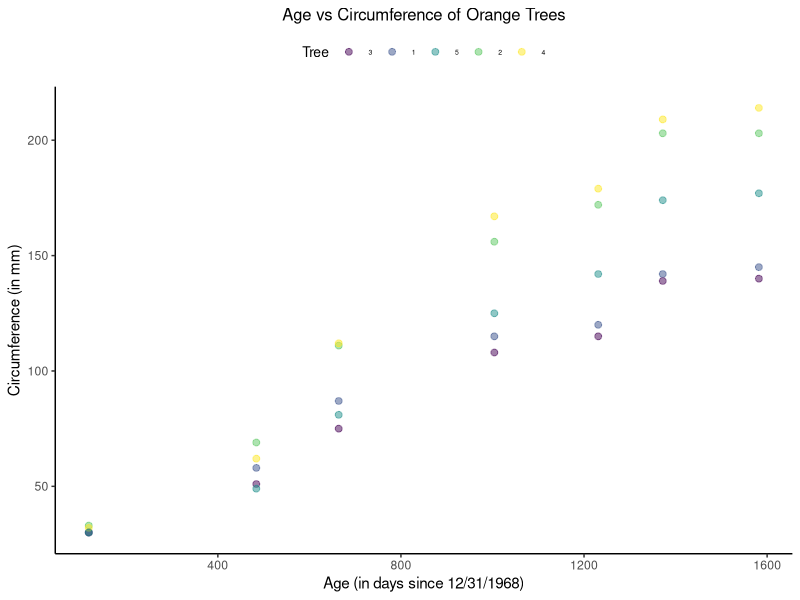
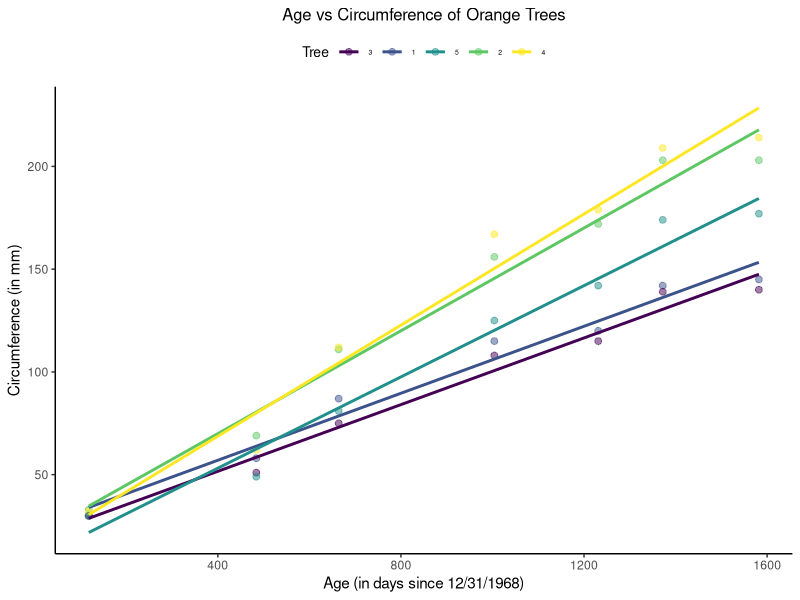
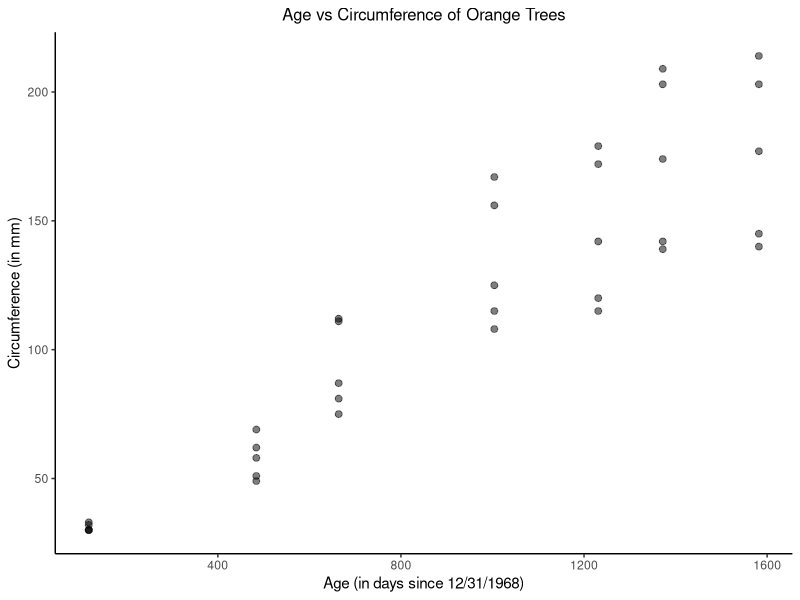
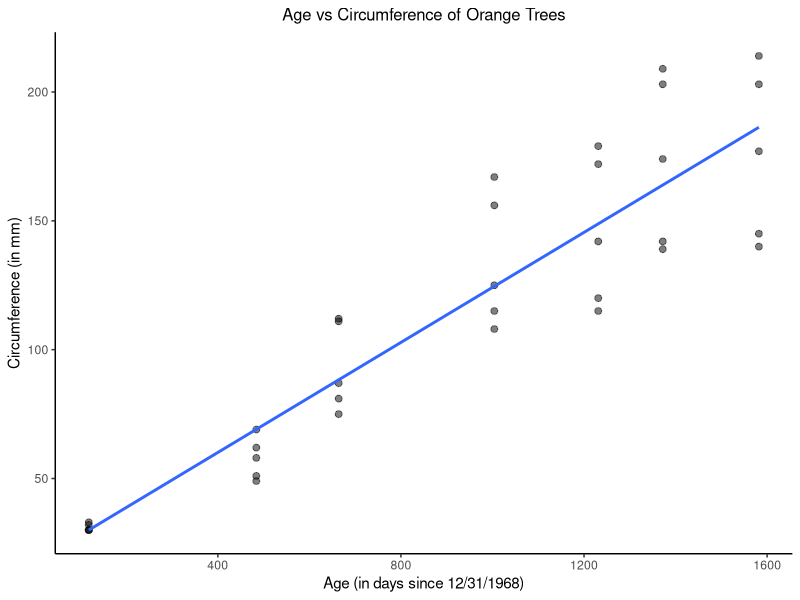
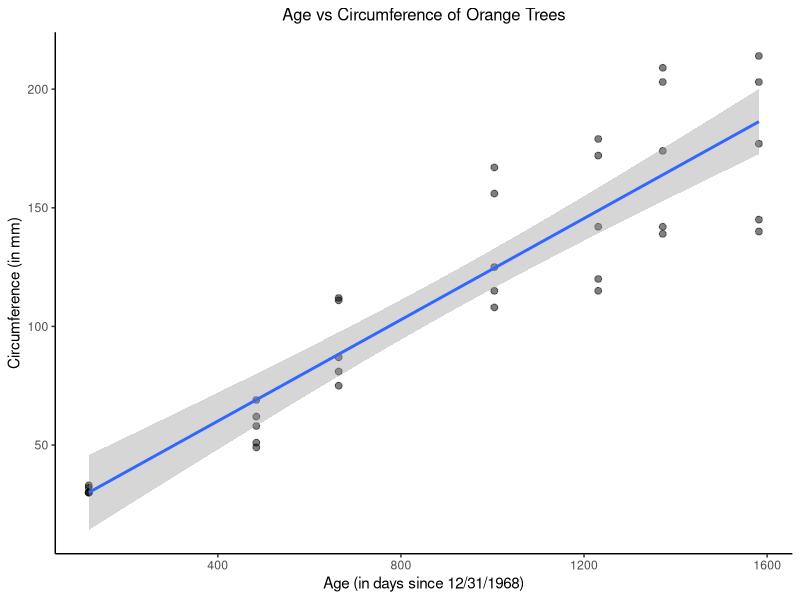
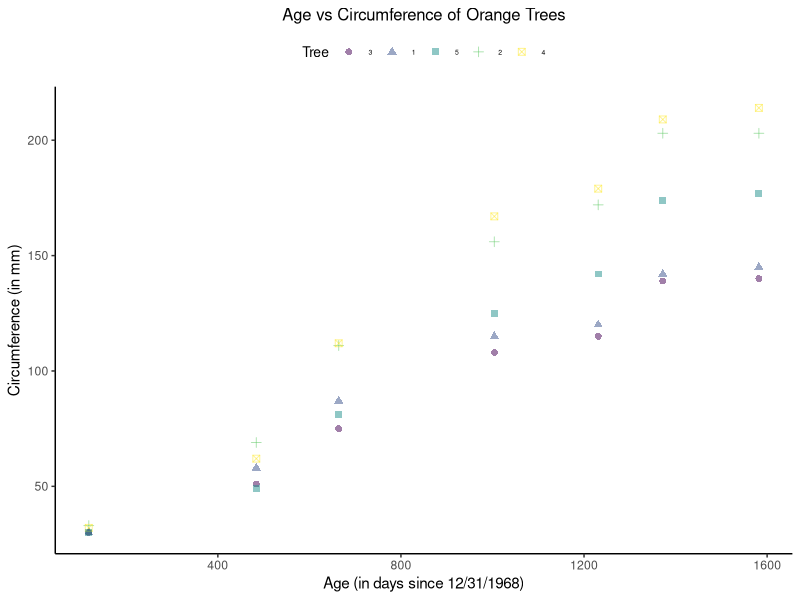
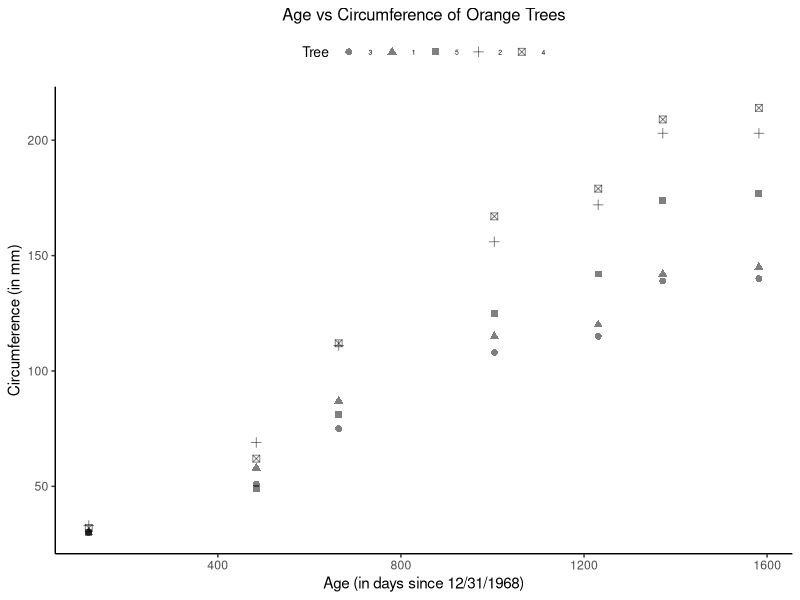

These figures' R source, in order:
## ---- chunk 1
View(Orange)
head(Orange)
summary(Orange)
## ---- chunk 2
library(ggplot2)
orange_scatter <- ggplot(data = Orange, aes(x = age, y = circumference, 
  color = Tree)) + 
  geom_point(size = 2, alpha = 0.5) + 
  theme_classic() +
  ggtitle("Age vs Circumference of Orange Trees") +
  xlab("Age (in days since 12/31/1968)") + 
  ylab("Circumference (in mm)") + 
  theme(legend.position = "top",
        plot.title = element_text(hjust = 0.5, size = 12),
        legend.title = element_text(size = 10),
        legend.text = element_text(size = 5))
print(orange_scatter)
## ---- chunk 3
library(dplyr)
Orange %>% ggplot(aes(x = age, y = circumference, color = Tree)) + 
  geom_point(size = 2, alpha = 0.5) + 
  theme_classic() +
  ggtitle("Age vs Circumference of Orange Trees") +
  xlab("Age (in days since 12/31/1968)") + 
  ylab("Circumference (in mm)") + 
  geom_smooth(method = "lm", se = F, fullrange = T, aes(color = Tree)) +
  theme(legend.position = "top",
        plot.title = element_text(hjust = 0.5, size = 12),
        legend.title = element_text(size = 10),
        legend.text = element_text(size = 5))
## ---- chunk 4
library(ggplot2)
orange_scatter <- ggplot(data = Orange, aes(x = age, y = circumference)) + 
  geom_point(size = 2, alpha = 0.5) + 
  theme_classic() +
  ggtitle("Age vs Circumference of Orange Trees") +
  xlab("Age (in days since 12/31/1968)") + 
  ylab("Circumference (in mm)") + 
  theme(legend.position = "top",
        plot.title = element_text(hjust = 0.5, size = 12),
        legend.title = element_text(size = 10),
        legend.text = element_text(size = 5))
print(orange_scatter)
## ---- chunk 5
library(dplyr)
Orange %>% ggplot(aes(x = age, y = circumference)) + 
  geom_point(size = 2, alpha = 0.5) + 
  theme_classic() +
  ggtitle("Age vs Circumference of Orange Trees") +
  xlab("Age (in days since 12/31/1968)") + 
  ylab("Circumference (in mm)") + 
  geom_smooth(method = "lm", se = F, fullrange = T) +
  theme(legend.position = "top",
        plot.title = element_text(hjust = 0.5, size = 12),
        legend.title = element_text(size = 10),
        legend.text = element_text(size = 5))
## ---- chunk 6
library(dplyr)
Orange %>% ggplot(aes(x = age, y = circumference)) + 
  geom_point(size = 2, alpha = 0.5) + 
  theme_classic() +
  ggtitle("Age vs Circumference of Orange Trees") +
  xlab("Age (in days since 12/31/1968)") + 
  ylab("Circumference (in mm)") + 
  geom_smooth(method = "lm", se = T, fullrange = T) +
  theme(legend.position = "top",
        plot.title = element_text(hjust = 0.5, size = 12),
        legend.title = element_text(size = 10),
        legend.text = element_text(size = 5))
## ---- chunk 7
library(ggplot2)
orange_scatter <- ggplot(data = Orange, aes(x = age, y = circumference, 
  color = Tree, 
  shape = Tree)) + 
  geom_point(size = 2, alpha = 0.5) + 
  theme_classic() +
  ggtitle("Age vs Circumference of Orange Trees") +
  xlab("Age (in days since 12/31/1968)") + 
  ylab("Circumference (in mm)") + 
  theme(legend.position = "top",
        plot.title = element_text(hjust = 0.5, size = 12),
        legend.title = element_text(size = 10),
        legend.text = element_text(size = 5))
print(orange_scatter)
## ---- chunk 8
library(ggplot2)
orange_scatter <- ggplot(data = Orange, aes(x = age, y = circumference,
  shape = Tree)) + 
  geom_point(size = 2, alpha = 0.5) + 
  theme_classic() +
  ggtitle("Age vs Circumference of Orange Trees") +
  xlab("Age (in days since 12/31/1968)") + 
  ylab("Circumference (in mm)") + 
  theme(legend.position = "top",
        plot.title = element_text(hjust = 0.5, size = 12),
        legend.title = element_text(size = 10),
        legend.text = element_text(size = 5))
print(orange_scatter)
